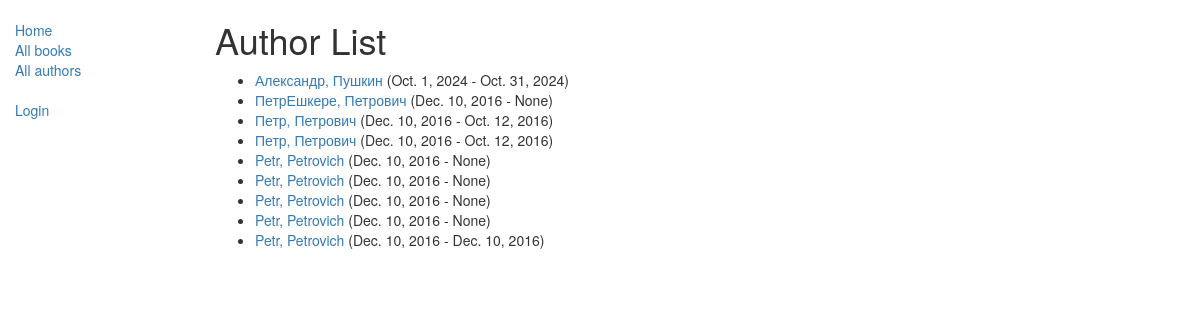
The app's page /catalog/authors/, older data.
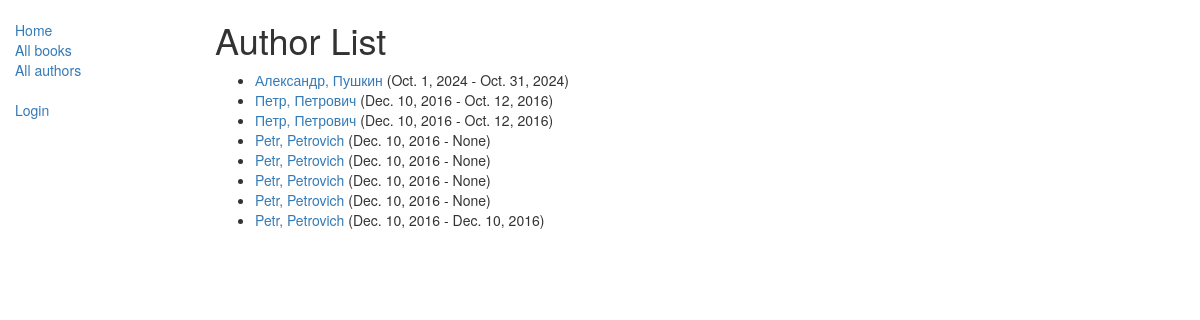
The same page, newer data.
### catalog/models.py (models this page shows, shortened)
class Author(models.Model):
    first_name = models.CharField(max_length=100)
    last_name = models.CharField(max_length=100)
    date_of_birth = models.DateField(null=True, blank=True)
    date_of_death = models.DateField('Died', null=True, blank=True)
    def get_absolute_url(self):
        return reverse('author-detail',args=[str(self.id)])

### catalog/views.py (the view)
class AuthorListView(generic.ListView):
    model = Author

### catalog/templates/catalog/author_list.html
{% extends "base_generic.html" %}
{% block content %}
<h1>Author List</h1>
{% if author_list %}
<ul>
  {% for author in author_list %}
  <li>
    <a href="{{ author.get_absolute_url }}">{{author.first_name}}, {{author.last_name}}</a> ({{author.date_of_birth}} - {{author.date_of_death}})
  </li>
  {% endfor %}
</ul>
{% else %}
<p>There are no authors in the library.</p>
{% endif %}
{% endblock %}

### catalog/templates/base_generic.html (shortened to what this page needs)
<!DOCTYPE html>
<html lang="en">
<head>
    <link rel="stylesheet" href="https://maxcdn.bootstrapcdn.com/bootstrap/3.3.7/css/bootstrap.min.css">
    {% load static %}
    <link rel="stylesheet" href="{% static 'css/styles.css' %}">
</head>
<body>
<div class="container-fluid">
    <div class="row">
        <div class="col-sm-2">
            {% block sidebar %}
            <ul class="sidebar-nav">
                <li><a href="{% url 'index' %}">Home</a></li>
                <li><a href="{% url 'books' %}">All books</a></li>
                <li><a href="{% url 'authors' %}">All authors</a></li><br>
                {% if user.is_authenticated %}
                <li>User: {{ user.get_username }}</li>
                <li><a href="{% url 'my-borrowed' %}">My borrowed</a></li>
                <li><a href="{% url 'logout'%}?next={{request.path}}">Logout</a></li>
                {% else %}
                <li><a href="{% url 'login'%}?next={{request.path}}">Login</a></li>
                {% endif %}<br>
            </ul>
            {% endblock %}
        </div>
        <div class="col-sm-10 ">
            {% block content %}{% endblock %}
        </div>
    </div>
</div>
</body>
</html>

### catalog/static/css/styles.css (style rules this page uses)
.sidebar-nav { margin-top: 20px; padding: 0; list-style: none; }

Row changes from the older to the newer data that the page shows:
removed Author: first_name "ПетрЕшкере", last_name "Петрович", date_of_birth "Dec. 10, 2016", date_of_death "None"
